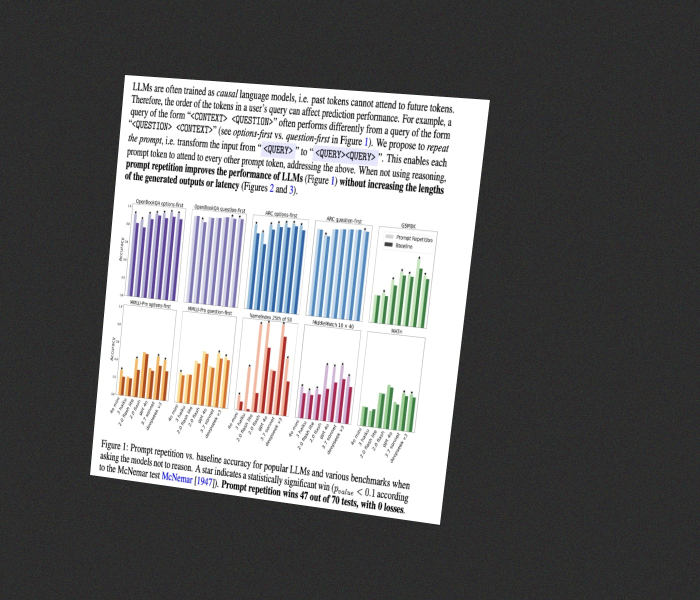
#> input picture angled_sample.jpg, 1400 x 1200 px (shown at 1/2 size)
$ python -i edge_detect.py   (imports and definitions only)
#> lines starting #> are read from the running program, lines starting #| are printed output that depends on the picture; after the words box and inside, x2 and y2 are one past the last pixel; in counts of white or black regions, pixels touching at a corner belong together
#> further down, picture is the input picture: shape (1200, 1400, 3); mean B, G, R 108.1, 107.4, 107.5
"""
edge_detect.py
--------------
Finds the four-sided page boundary in a photo of a document.

Approach:
    1. Downscale for speed, remember the scale factor.
    2. Convert to grayscale, blur to suppress texture/noise.
    3. Canny edge detection.
    4. Dilate edges slightly to close small gaps in the outline.
    5. Find contours, keep the largest ones, and look for a 4-point
       polygon (approxPolyDP) among them -- that is the page.
    6. If nothing looks like a clean quadrilateral (e.g. the page fills
       the whole frame, or the photo is already a crop), fall back to
       the image's own bounding box so the pipeline never crashes.
"""

import cv2
import numpy as np


def _order_points(pts: np.ndarray) -> np.ndarray:
    """
    Sorts 4 (x, y) points into [top-left, top-right, bottom-right, bottom-left]
    order, which is what the perspective transform expects.
    """
    rect = np.zeros((4, 2), dtype="float32")

    s = pts.sum(axis=1)
    rect[0] = pts[np.argmin(s)]   # top-left has smallest x+y
    rect[2] = pts[np.argmax(s)]   # bottom-right has largest x+y

    diff = np.diff(pts, axis=1)
    rect[1] = pts[np.argmin(diff)]  # top-right has smallest y-x
    rect[3] = pts[np.argmax(diff)]  # bottom-left has largest y-x

    return rect


def find_document_contour(image: np.ndarray, resize_height: int = 700):
    """
    Returns a 4x2 float32 array of the page corners in ORIGINAL image
    coordinates, ordered [top-left, top-right, bottom-right, bottom-left].

    Falls back to the full image corners if no good quadrilateral is found,
    so downstream code always receives a valid box.
    """
#> called with resize_height = 700
    orig_h, orig_w = image.shape[:2]
#> orig_h = 1200; orig_w = 1400
    ratio = orig_h / float(resize_height)
#> ratio = 1.71
    resized = cv2.resize(image, (int(orig_w / ratio), resize_height))
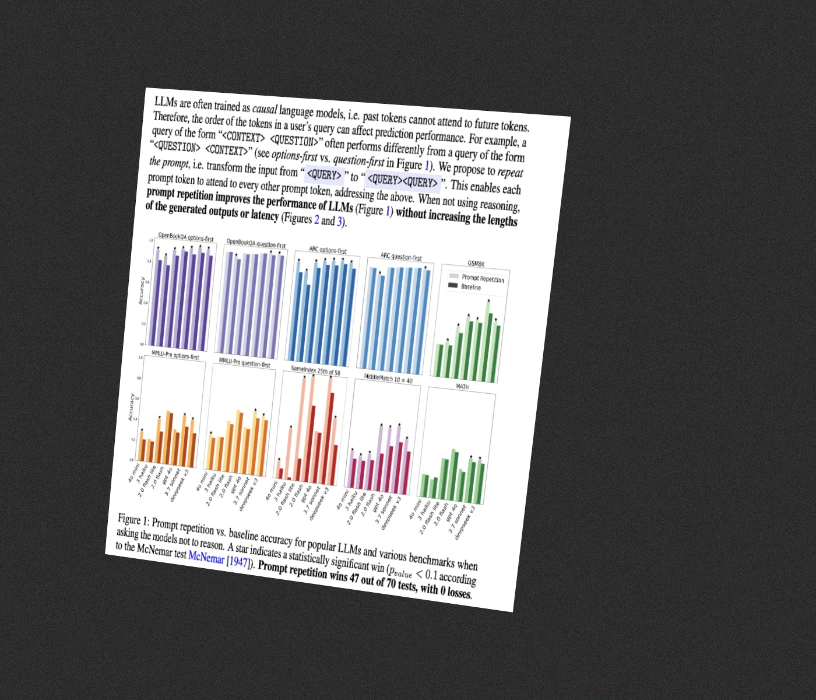
#> resized: shape (700, 816, 3); mean B, G, R 108, 107.3, 107.4

    gray = cv2.cvtColor(resized, cv2.COLOR_BGR2GRAY)
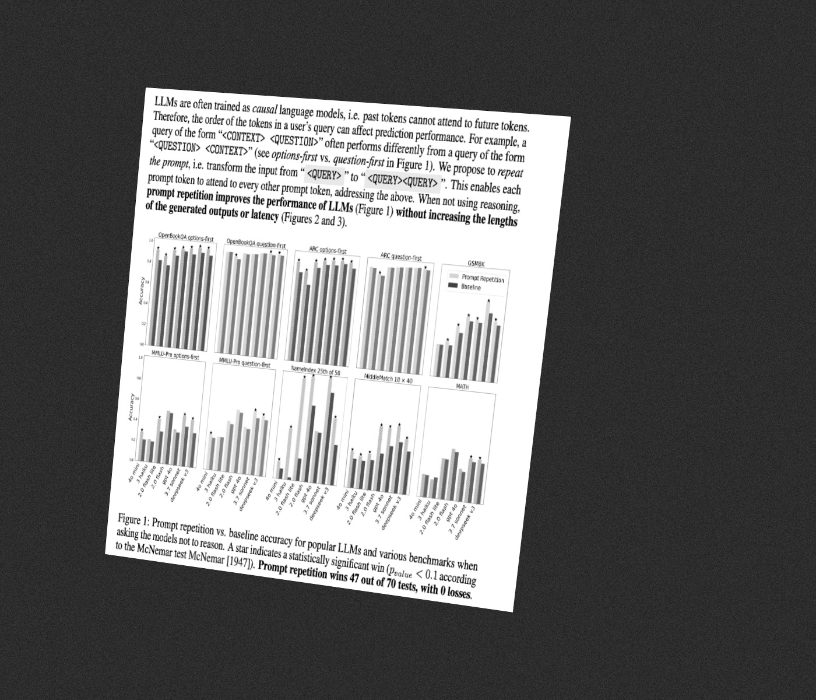
#> gray: shape (700, 816); min 0, max 255, mean 107.4
    blurred = cv2.GaussianBlur(gray, (5, 5), 0)
    edged = cv2.Canny(blurred, 50, 150)
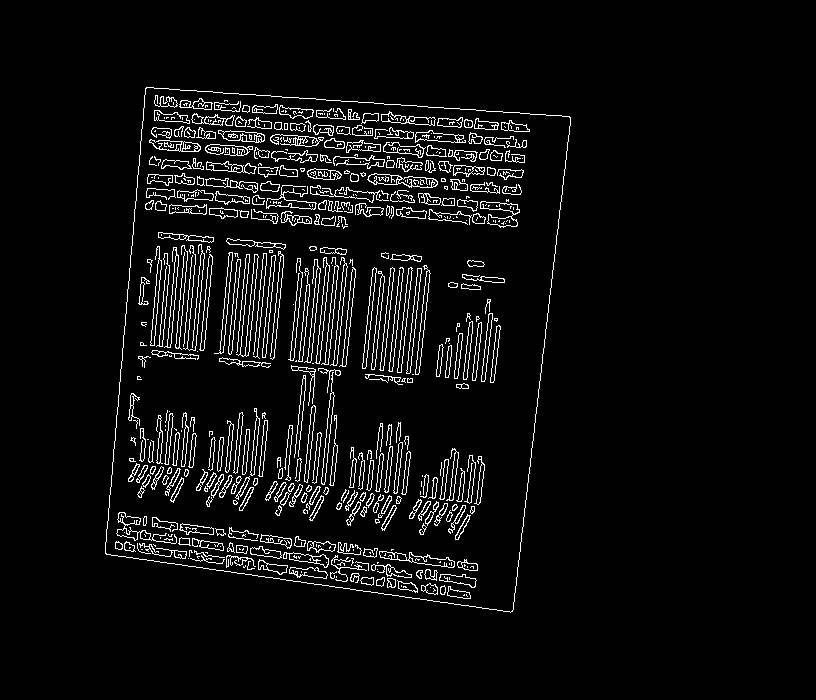
#> edged: shape (700, 816); 5.2% white in thin lines or dots, all inside (x1, y1, x2, y2) = (105, 87, 571, 613)
    edged = cv2.dilate(edged, np.ones((5, 5), np.uint8), iterations=1)
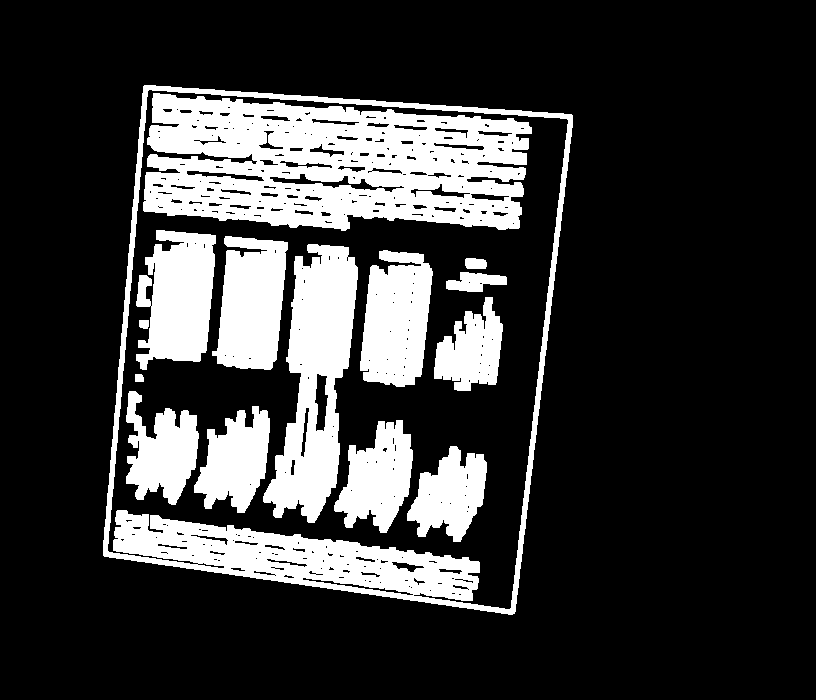
#> edged: shape (700, 816); 21.8% white; 15 white regions

    contours, _ = cv2.findContours(edged.copy(), cv2.RETR_LIST, cv2.CHAIN_APPROX_SIMPLE)
#> contours = 345 contours, 235 with area under 20; largest, box (x1, y1, x2, y2) and area: (103, 85, 573, 615) 206544, (107, 89, 569, 610) 183716, (143, 93, 532, 231) 41088, (263, 244, 358, 523) 14388, (136, 230, 216, 370) 7797
    contours = sorted(contours, key=cv2.contourArea, reverse=True)[:5]
#> contours = 5 contours; box (x1, y1, x2, y2) and area: (103, 85, 573, 615) 206544, (107, 89, 569, 610) 183716, (143, 93, 532, 231) 41088, (263, 244, 358, 523) 14388, (136, 230, 216, 370) 7797

    page_contour = None
    for c in contours:
        peri = cv2.arcLength(c, True)
        approx = cv2.approxPolyDP(c, 0.02 * peri, True)
        if len(approx) == 4 and cv2.contourArea(approx) > 0.2 * resized.shape[0] * resized.shape[1]:
            page_contour = approx
            break
#> this loop made 1 pass
#> (peri, page_contour) on pass 1: (1885.3, [[144, 85], [103, 555], [514, 613], [572, 115]])

    if page_contour is None:
        # Fallback: use the whole frame as the "page"
        h, w = resized.shape[:2]
        page_contour = np.array([[0, 0], [w, 0], [w, h], [0, h]])

    pts = page_contour.reshape(4, 2).astype("float32")
#> pts = [[144, 85], [103, 555], [514, 613], [572, 115]]
    pts *= ratio  # scale back up to original resolution
#> pts = [[246.9, 145.7], [176.6, 951.4], [881.1, 1050.9], [980.6, 197.1]]
    return _order_points(pts)
#> in _order_points, `s = pts.sum(axis=1)`: s = [392.6, 1128, 1932, 1177.7]
#> in _order_points, `diff = np.diff(pts, axis=1)`: diff = [-101.1, 774.9, 169.7, -783.4]


def draw_contour_debug(image: np.ndarray, corners: np.ndarray) -> np.ndarray:
    """Returns a copy of image with the detected page outline drawn on it
    (handy for a report screenshot / viva demo)."""
    debug = image.copy()
    pts = corners.astype(int)
    cv2.polylines(debug, [pts], isClosed=True, color=(0, 255, 0), thickness=3)
    for (x, y) in pts:
        cv2.circle(debug, (x, y), 8, (0, 0, 255), -1)
    return debug

>>> import cv2
>>> picture = cv2.imread('../angled_sample.jpg')
>>> result = find_document_contour(picture)
#> result = [[246.9, 145.7], [980.6, 197.1], [881.1, 1050.9], [176.6, 951.4]]
